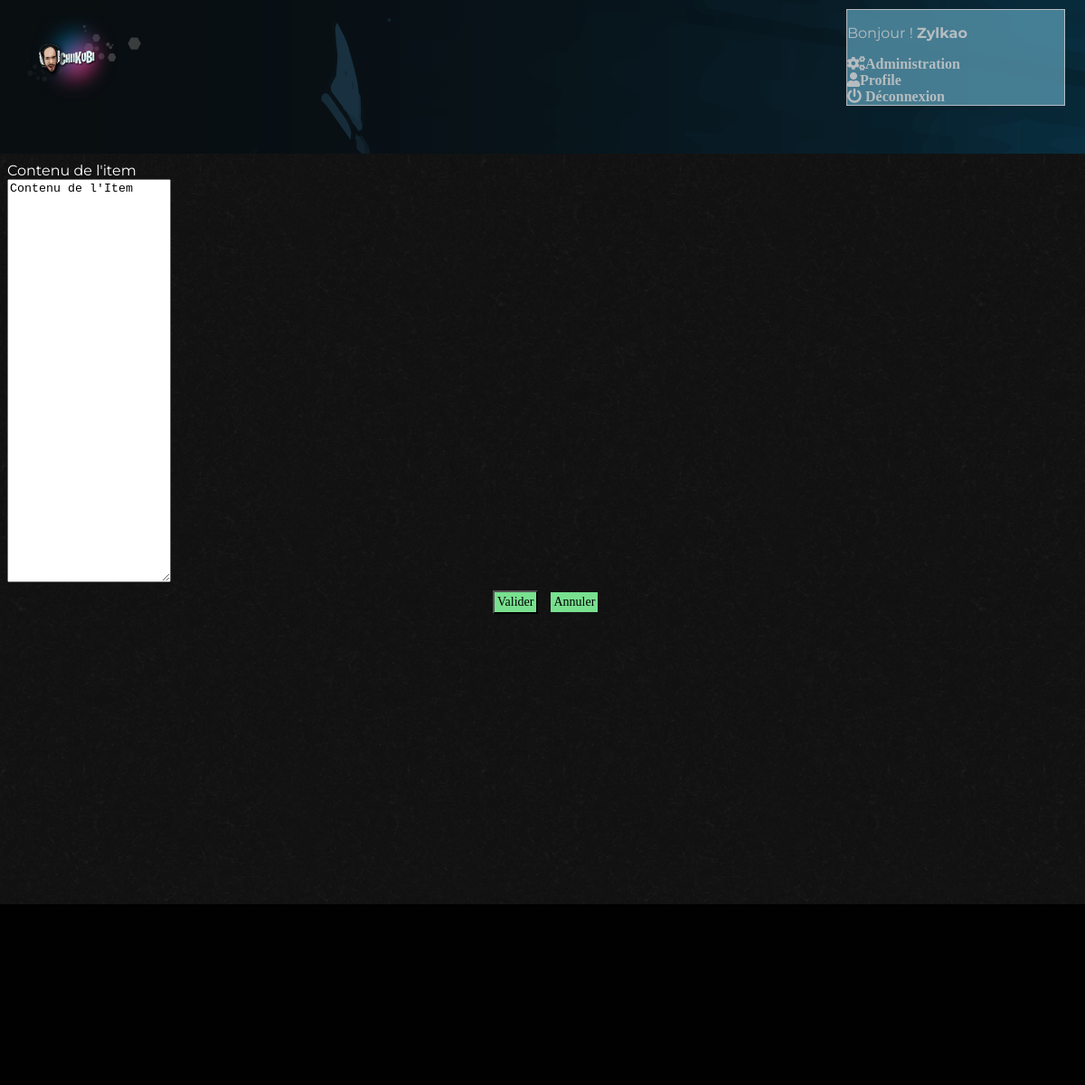
/index.php?action=adminMenu&id=1 (signed in), run on an earlier commit of the app's database.
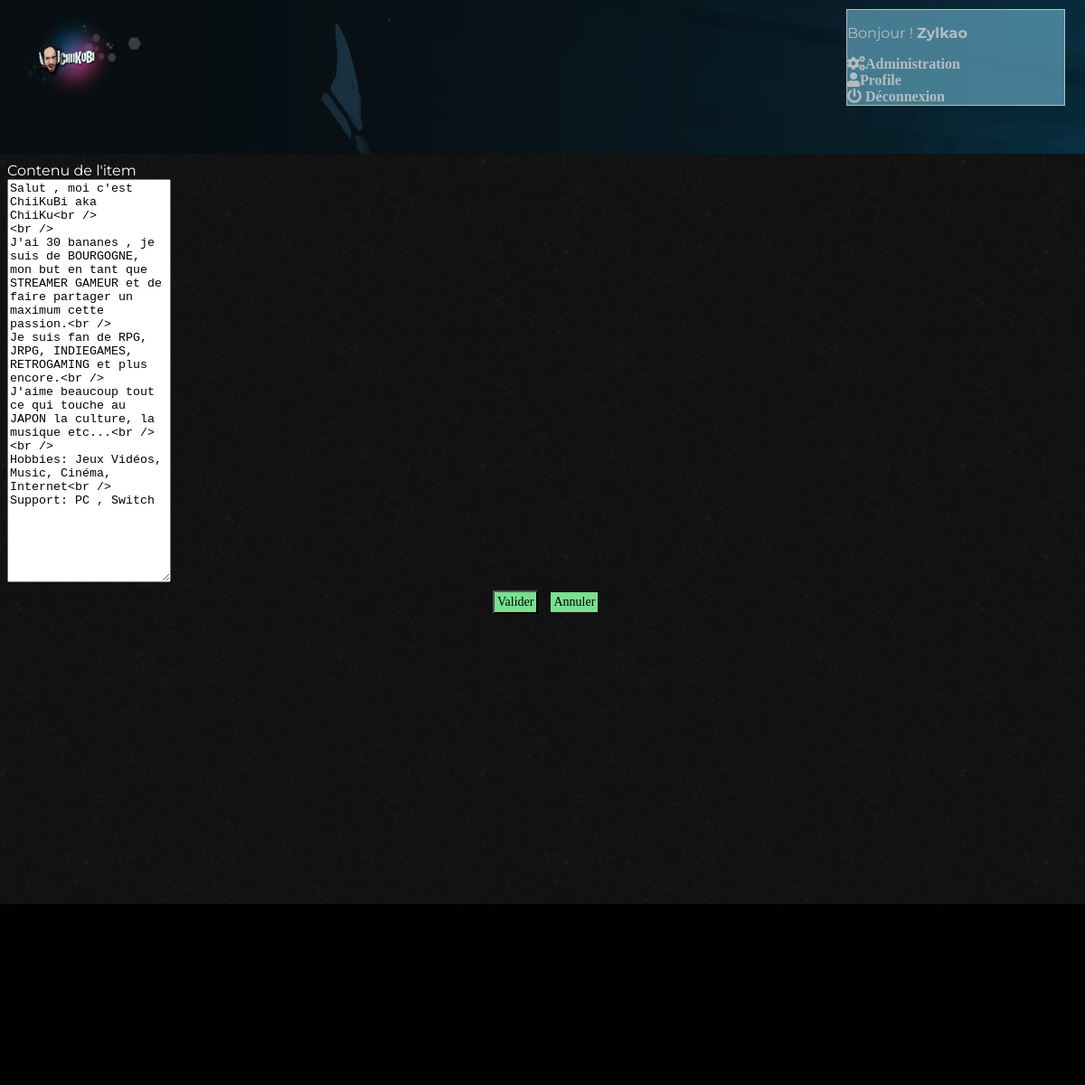
And on a later commit of the database.
### tables this page shows
CREATE TABLE IF NOT EXISTS `main_menu` (
  `id` int(11) NOT NULL AUTO_INCREMENT,
  `item_name` varchar(255) NOT NULL,
  `item_description` text NOT NULL,
  `last_date` date NOT NULL,
  PRIMARY KEY (`id`)
);

### controller/backend.php (called while the page is built, shortened)
<?php
require_once('model/menuManager.php');
function adminMenu()
{
  $menuManager = new \zylkaôme\Projet_OC\Projet5\Model\MenuManager();
  $menu = $menuManager->getMenu($_GET['id']);
  require('views/backend/modify_menu.php');
}

### model/menuManager.php (called while the page is built, shortened)
<?php
class MenuManager extends Manager
{
  public function getMenu($id)
  {
    $db = $this->dbConnect();
    $req = $db->prepare('SELECT id,item_name,item_description, DATE_FORMAT(last_date, \'%d/%m/%Y à %Hh%imin%ss\') AS last_date_fr
    FROM main_menu
    WHERE id = ?');
    $req->execute(array($id));
    $menu = $req->fetch();
    return $menu;
  }
}

### views/backend/modify_menu.php (the view, shortened to what this page needs)
<section id="content-modify">
  <div id="modify-area">
      <form action="index.php?action=modifyMenu&amp;id=<?= $menu['id'] ?>" method="post">
        <div>
          <h3> <?= htmlspecialchars($menu['item_name']) ?> </h3>
        </div>
        <div>
          <label for="item_description"> Contenu de l'item </label><br />
          <textarea id="mytextarea" name="item_description"><?= htmlspecialchars_decode(nl2br(html_entity_decode( $menu['item_description']))) ?></textarea>
        </div>
        <div>
          <input class="button" type="submit" value="Valider" />
          <a id="button" href='index.php?action=adminPage' class="button"> Annuler </a>
        </div>
      </form>
  </div>
</section>
  <?php require('views/backend/template_admin.php'); ?>

What changed in the data, as far as the page shows it:
changed main_menu: item_description "Contenu de l'Item" → "Salut , moi c'est ChiiKuBi aka ChiiKu<br /> <br /> J'ai 30 bananes , je suis de BOURGOGNE, mon but en tant que STREAMER GAMEUR et de faire partager un maximum cette passion.<br /> Je suis fan de RPG, JRPG, INDIEGAMES, RETROGAMING et plus encore.<br /> J'aime beaucoup tout ce qui touche au JAPON la culture, la musique etc...<br /> <br /> Hobbies: Jeux Vidéos, Music, Cinéma, Internet<br /> Support: PC , Switch"
